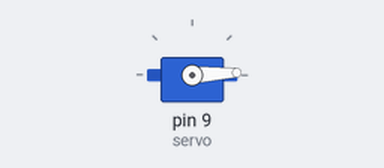
The sketch below on a simulated Arduino Uno, built with avr-gcc and run on an emulated ATmega328P. On the bench: servo.

Above: at 0.05 s.
At 1.3 s:
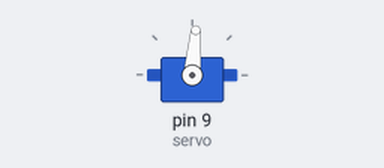
At 2.6 s:
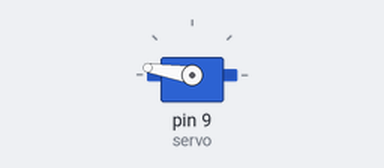
At 5.2 s:
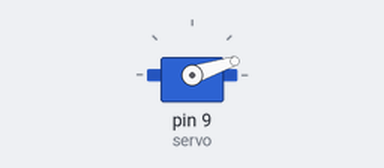
Timing chart, 0 to 7.1 s (numbered marks = the images above):
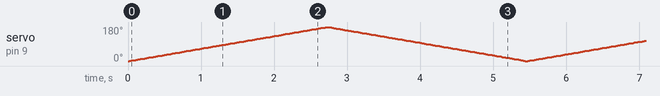

The sketch:

servoMotor.ino
```cpp
#include <Servo.h>

Servo servo;


void setup() {
  servo.attach(9);
}


void loop() {
  for (int pos=0; pos<=180; ++pos) {
    servo.write(pos);
    delay(15);
  }

  for (int pos=180; pos>=0; --pos) {
    servo.write(pos);
    delay(15);
  }

}
```
